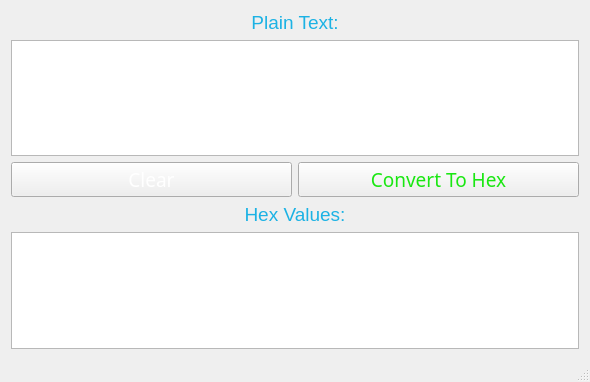
<?xml version="1.0" encoding="UTF-8"?>
<ui version="4.0">
 <class>MainWindow</class>
 <widget class="QMainWindow" name="MainWindow">
  <property name="geometry">
   <rect>
    <x>0</x>
    <y>0</y>
    <width>590</width>
    <height>382</height>
   </rect>
  </property>
  <property name="font">
   <font>
    <pointsize>10</pointsize>
   </font>
  </property>
  <property name="windowTitle">
   <string>NutBoltu Hex Creator 0.1</string>
  </property>
  <widget class="QWidget" name="centralWidget">
   <layout class="QVBoxLayout" name="verticalLayout_4">
    <item>
     <widget class="QLabel" name="label">
      <property name="font">
       <font>
        <pointsize>14</pointsize>
       </font>
      </property>
      <property name="styleSheet">
       <string notr="true">color: rgb(28, 178, 228);</string>
      </property>
      <property name="text">
       <string>Plain Text:</string>
      </property>
      <property name="alignment">
       <set>Qt::AlignCenter</set>
      </property>
     </widget>
    </item>
    <item>
     <layout class="QVBoxLayout" name="verticalLayout">
      <item>
       <widget class="QTextEdit" name="textEdit"/>
      </item>
     </layout>
    </item>
    <item>
     <layout class="QHBoxLayout" name="horizontalLayout">
      <item>
       <widget class="QPushButton" name="pushButton_2">
        <property name="font">
         <font>
          <family>Hack</family>
          <pointsize>14</pointsize>
          <weight>9</weight>
          <italic>false</italic>
          <bold>false</bold>
         </font>
        </property>
        <property name="styleSheet">
         <string notr="true">font: 75 14pt &quot;Hack&quot;;
color: rgb(255, 255, 255);</string>
        </property>
        <property name="text">
         <string>Clear</string>
        </property>
       </widget>
      </item>
      <item>
       <widget class="QPushButton" name="pushButton">
        <property name="font">
         <font>
          <family>Hack</family>
          <pointsize>14</pointsize>
          <weight>9</weight>
          <italic>false</italic>
          <bold>false</bold>
         </font>
        </property>
        <property name="mouseTracking">
         <bool>true</bool>
        </property>
        <property name="styleSheet">
         <string notr="true">font: 75 14pt &quot;Hack&quot;;
color: rgb(26, 231, 18);</string>
        </property>
        <property name="text">
         <string>Convert To Hex</string>
        </property>
       </widget>
      </item>
     </layout>
    </item>
    <item>
     <widget class="QLabel" name="label_2">
      <property name="font">
       <font>
        <pointsize>14</pointsize>
       </font>
      </property>
      <property name="styleSheet">
       <string notr="true">color: rgb(28, 178, 228);</string>
      </property>
      <property name="text">
       <string>Hex Values:</string>
      </property>
      <property name="alignment">
       <set>Qt::AlignCenter</set>
      </property>
     </widget>
    </item>
    <item>
     <layout class="QVBoxLayout" name="verticalLayout_2">
      <item>
       <widget class="QTextEdit" name="textEdit_2"/>
      </item>
     </layout>
    </item>
   </layout>
  </widget>
  <widget class="QStatusBar" name="statusBar"/>
 </widget>
 <layoutdefault spacing="6" margin="11"/>
 <resources/>
 <connections/>
</ui>
